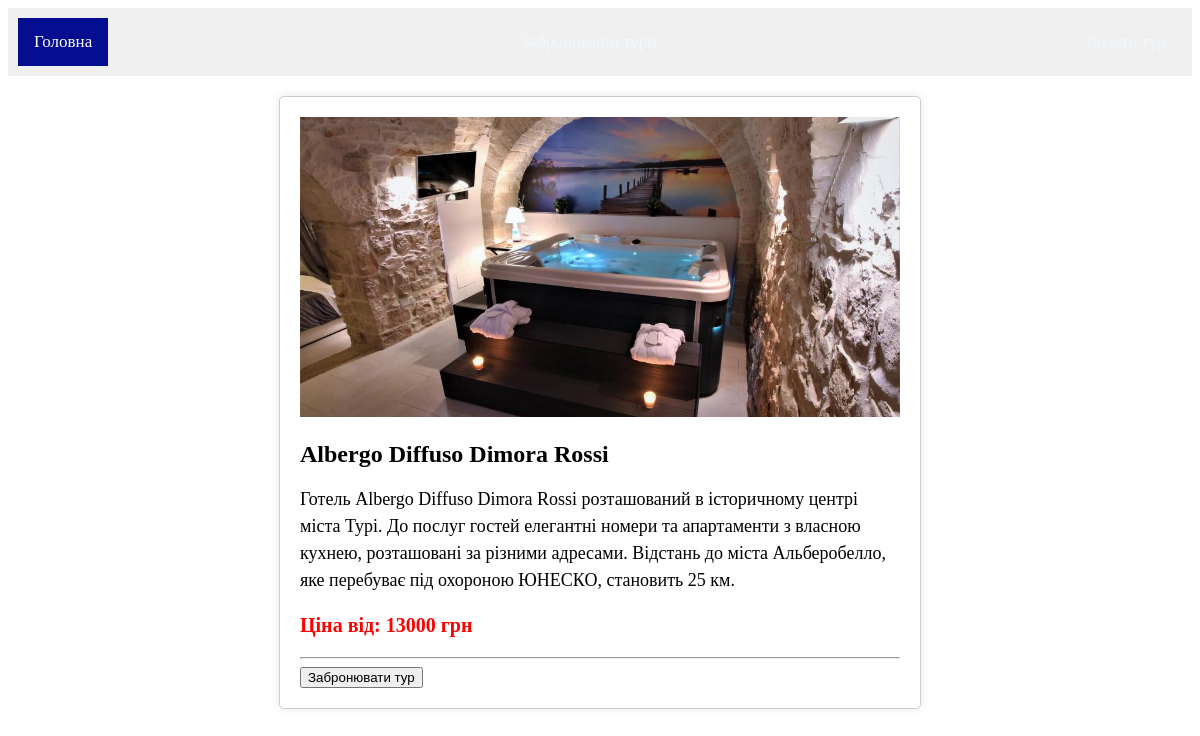
The page /5 on the database its author committed.
### tables this page shows
CREATE TABLE posts (
                id INTEGER PRIMARY KEY,
                photo TEXT NOT NULL,
                name TEXT NOT NULL,
                description TEXT NOT NULL,
                price TEXT NOT NULL);

### main.py (the view)
@app.route("/<int:tour_id>")
def tours(tour_id):
    tour = get_post(tour_id)
    return render_template("tours.html", tour=tour)

### main.py (called while the page is built)
def get_post(tour_id):
    try:
        with sqlite3.connect(DATABASE) as conn:
            tour = conn.execute("SELECT * FROM posts WHERE ID = ?", (tour_id,)).fetchone()
        if tour is None:
            abort(404)
        return tour
    except sqlite3.Error as e:
        print(f"SQLite error: {e}")
        return None

### templates/tours.html (shortened to what this page needs)
<!DOCTYPE html>
<html lang="en">
<head>
    <link rel="stylesheet" href="{{ url_for('static', filename='style.css') }}">
</head>
<body>
<div class="container">
    <a class="active" href="/">Головна</a>
    <a href="/forbidden_tours">Забронованні тури</a>
    <a href="/add_tours">Додати тур</a>
</div>
<div class="tour-details">
    <img src="{{ url_for('uploaded_file', filename=tour[1]) }}" class="card-img-top" alt="Tour Image">
    <h2 class="card-title">{{ tour[2] }}</h2>
    <p class="card-text">{{ tour[3] }}</p>
    <p class="card-price">Ціна від: {{ tour[4] }} грн</p>
    <hr>
    <form action="{{ url_for('save_tour', tour_id=tour[0]) }}" method="POST">
        <input type="submit" value="Забронювати тур" class="btn-primary btn-sn" onclick="return confirm('Ви впевнені, що хочете забронювати цей тур?')">
    </form>
</div>
</body>
</html>

### static/style.css (style rules this page uses)
.container { overflow: hidden; background-color: rgb(13, 86, 242); }
.container a { float: left; color: aliceblue; text-align: center; padding: 14px 16px; text-decoration: none; font-size: 17px; }
.container a.active { background-color: rgb(5, 14, 145); color: white; }

### templates/tours.html (style rules this page uses)
.container { display: flex; justify-content: space-between; padding: 10px; background-color: #f0f0f0; }
.tour-details { max-width: 600px; margin: 20px auto; padding: 20px; background-color: #fff; border: 1px solid #ccc; border-radius: 5px; box-shadow: 0 0 10px rgba(0, 0, 0, 0.1); }
.card-img-top { width: 100%; height: 300px; object-fit: cover; }
.card-title { font-size: 24px; font-weight: bold; margin-bottom: 10px; }
.card-text { font-size: 18px; line-height: 1.5; }
.card-price { font-size: 20px; font-weight: bold; color: #ff0000; }

### rows shown on the page
posts: photo (picture), name "Albergo Diffuso Dimora Rossi", description "Готель Albergo Diffuso Dimora Rossi розташований в історичному центрі міста Турі. До послуг гостей елегантні номери та апартаменти з власною кухнею, розташовані за різними адресами. Відстань до міста Альберобелло, яке перебуває під охороною ЮНЕСКО, становить 25 км.", price "13000"
